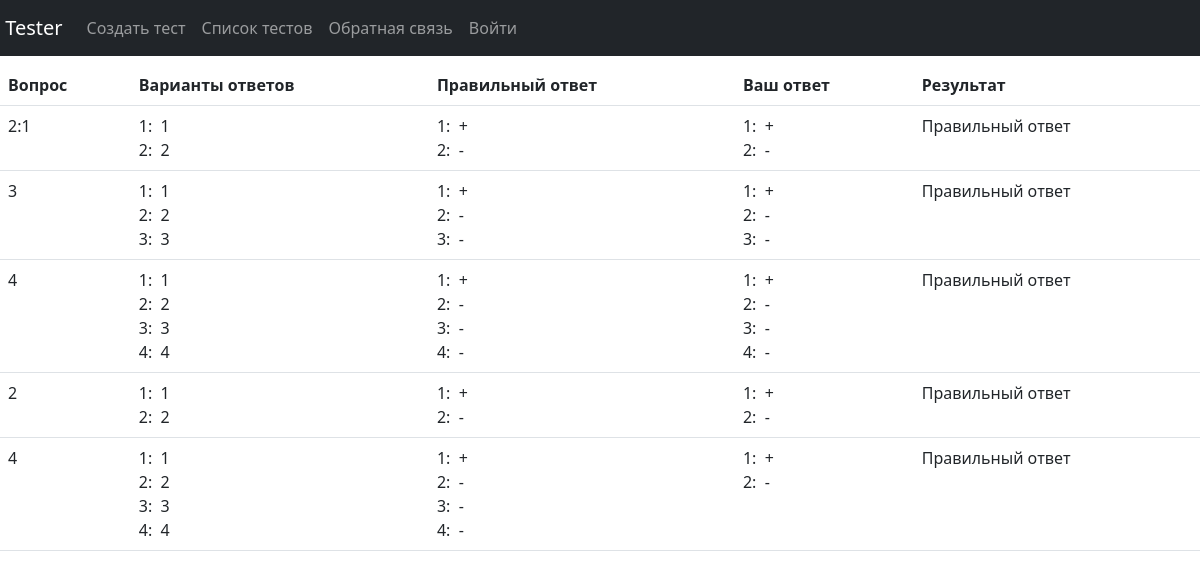
Screenshot of /show_result_table/57 with the database file from the repository.
### univ_app/models.py (models this page shows, shortened)
class Question(models.Model):
    question = models.TextField(default = "")
    answered_correctly = models.BooleanField(default = False)
    related_test = models.ForeignKey("Test", on_delete=models.CASCADE, null=True )
    def __str__(self):
        return self.question

class Answer(models.Model):
    answer = models.CharField(max_length=1000)
    was_chosen = models.BooleanField(default=False)
    is_right = models.BooleanField(default=False)
    related_question = models.ForeignKey("Question", on_delete=models.CASCADE, null = True)
    def __str__(self):
        return self.answer

class GivenAnswer(models.Model):
    related_answered_question = models.ForeignKey ("AnsweredQuestion", on_delete = models.CASCADE, null = True)
    checked = models.BooleanField(default = False)

class AnsweredQuestion(models.Model):
    related_taken_test = models.ForeignKey ("TakenTest", on_delete = models.CASCADE, null = True)
    related_question = models.ForeignKey ("Question", on_delete = models.CASCADE, null = True)
    correct = models.BooleanField(default = False)

### univ_app/views.py (the view)
# urls.py: path('show_result_table/<int:taken_test_id>', General.show_result_table, name = "show_result_table"),
    def show_result_table(request, taken_test_id):
        taken_test = TakenTest.objects.get(id = taken_test_id)
        answered_questions = AnsweredQuestion.objects.filter(related_taken_test =  taken_test)
        given_ans_arr2d = []
        for a_q in answered_questions:
            answers  = GivenAnswer.objects.filter(related_answered_question = a_q)
            given_ans_arr2d += [answers]
        the_test = taken_test.related_test
        questions = Question.objects.filter(related_test = the_test)
        ans_arr2d = []
        for q in questions:
            answers = Answer.objects.filter(related_question = q)
            ans_arr2d += [answers]
        all_zipped = zip(questions,ans_arr2d,given_ans_arr2d,answered_questions)
        ctx = {
        "taken_test" : taken_test,
        "answered_questions" : answered_questions,
        "given_ans_arr2d" : given_ans_arr2d,
        "the_test": the_test,
        "questions":questions,
        "ans_arr2d":ans_arr2d,
        "all_zipped" : all_zipped,
        }
        return render(request, 'take_test/show_result_table.html', ctx)

### templates/take_test/show_result_table.html
{%extends "storage_base.html"%}
{%block show_result_table%}
<table class = "table">
  <tr>
    <th>Вопрос</th>
    <th>Варианты ответов</th>
    <th>Правильный ответ</th>
    <th>Ваш ответ</th>
    <th>Результат</th>
  </tr>
  {% for zipped in all_zipped %}
  <tr>
    <td>{{zipped.0}}</td>
    <td>
      {% for ans in zipped.1%}
        {{forloop.counter}}:  {{ans}}
        <br>
      {%endfor%}
    </td>
    <td>
      {% for ans in zipped.1%}
        {{forloop.counter}}:  {{ans.is_right|yesno:"+,-, "}}
        <br>
      {%endfor%}
    </td>
    <td>
      {% for ans in zipped.2%}
        {{forloop.counter}}:  {{ans.checked|yesno:"+,-, "}}
        <br>
      {%endfor%}
    </td>
    <td>
      {{zipped.3.correct|yesno:"Правильный ответ, Неправильный ответ"}}
    </td>
  </tr>
  {% endfor %}
</table>
{%endblock%}

### univ_app/static/univ_app/css/base.css (style rules this page uses)
body { background: white; }

### templates/storage_base.html (style rules this page uses)
body { background-color:white; color: white; }

### rows the page displays
Question: question "2:1", correct "Правильный ответ"
Answer: answer "1", is_right "+"
Answer: answer "2", is_right "-"
GivenAnswer: checked "+"
GivenAnswer: checked "-"
Question: question "3", correct "Правильный ответ"
Answer: answer "1", is_right "+"
Answer: answer "2", is_right "-"
Answer: answer "3", is_right "-"
GivenAnswer: checked "+"
GivenAnswer: checked "-"
GivenAnswer: checked "-"
Question: question "4", correct "Правильный ответ"
Answer: answer "1", is_right "+"
Answer: answer "2", is_right "-"
Answer: answer "3", is_right "-"
Answer: answer "4", is_right "-"
GivenAnswer: checked "+"
GivenAnswer: checked "-"
GivenAnswer: checked "-"
GivenAnswer: checked "-"
Question: question "2", correct "Правильный ответ"
Answer: answer "1", is_right "+"
Answer: answer "2", is_right "-"
GivenAnswer: checked "+"
GivenAnswer: checked "-"
Question: question "4", correct "Правильный ответ"
Answer: answer "1", is_right "+"
Answer: answer "2", is_right "-"
Answer: answer "3", is_right "-"
Answer: answer "4", is_right "-"
GivenAnswer: checked "+"
GivenAnswer: checked "-"
